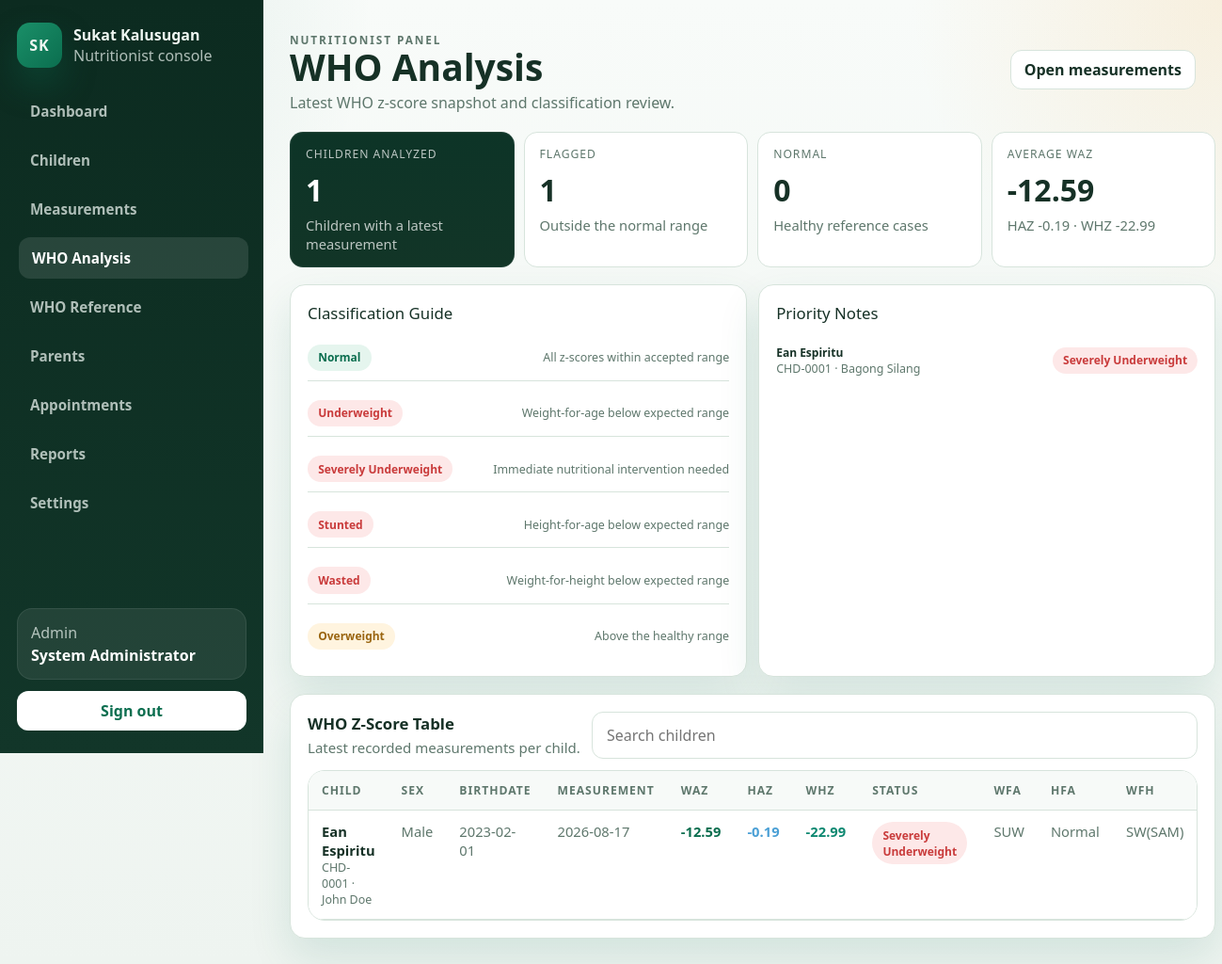
The app's page /nutritionist/who_analysis.php (signed in), older data.
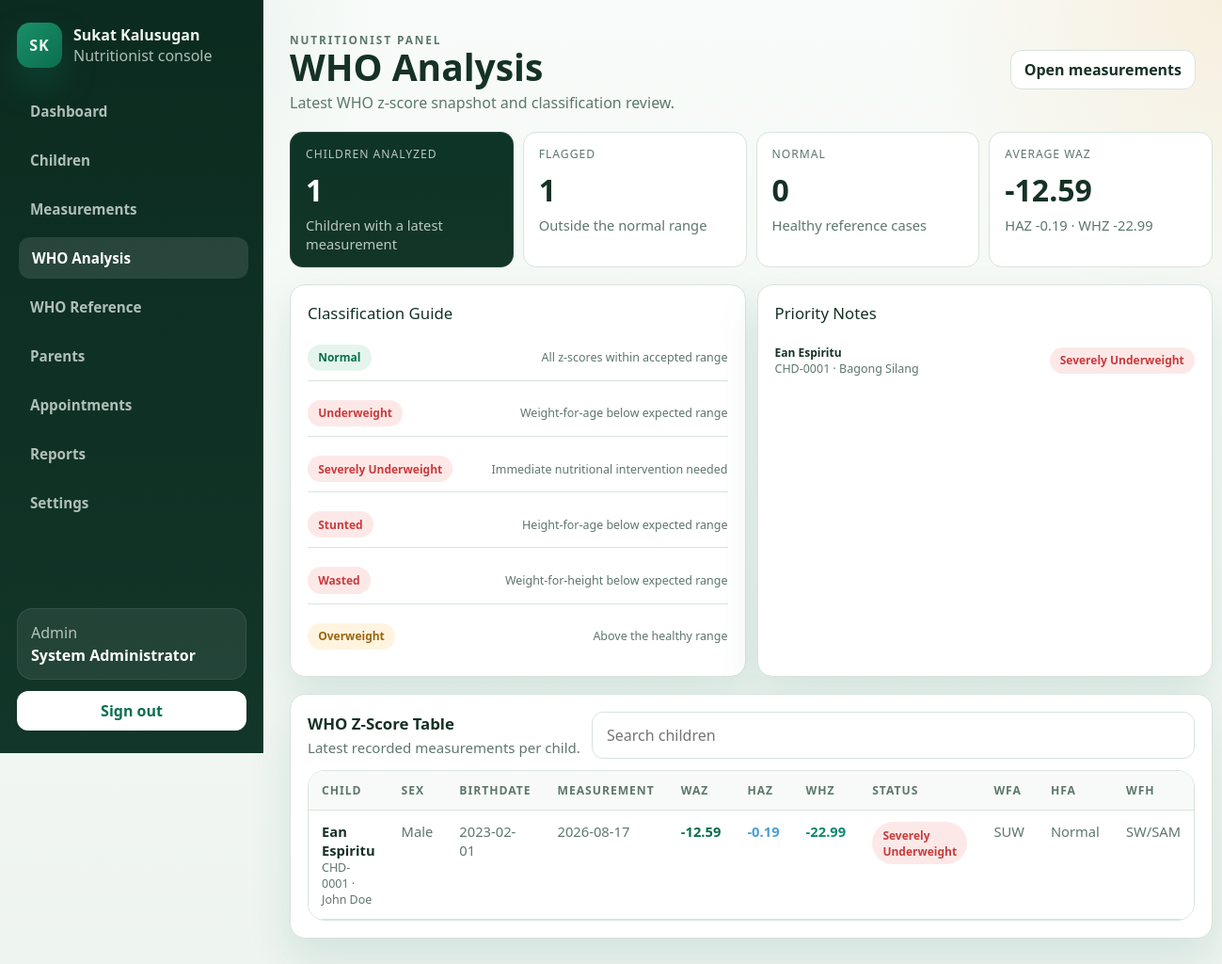
The same page, newer data.
### tables this page shows
CREATE TABLE `children` (
  `id` int(10) UNSIGNED NOT NULL,
  `child_code` varchar(20) NOT NULL,
  `first_name` varchar(100) NOT NULL,
  `last_name` varchar(100) NOT NULL,
  `birthdate` date NOT NULL,
  `sex` enum('Male','Female') NOT NULL,
  `barangay_id` int(10) UNSIGNED DEFAULT NULL,
  `address` varchar(255) DEFAULT NULL,
  `purok` varchar(150) DEFAULT NULL,
  `is_ip` tinyint(1) NOT NULL DEFAULT 0,
  `has_disability` tinyint(1) NOT NULL DEFAULT 0,
  `parent_id` int(10) UNSIGNED NOT NULL,
  `created_at` timestamp NOT NULL DEFAULT current_timestamp(),
  `updated_at` timestamp NOT NULL DEFAULT current_timestamp() ON UPDATE current_timestamp()
);

CREATE TABLE `measurements` (
  `id` int(10) UNSIGNED NOT NULL,
  `child_id` int(10) UNSIGNED NOT NULL,
  `height_cm` decimal(5,2) NOT NULL,
  `weight_kg` decimal(5,3) NOT NULL,
  `age_months` int(10) UNSIGNED NOT NULL,
  `measurement_date` date NOT NULL,
  `source_type` enum('kiosk','manual','mobile') NOT NULL DEFAULT 'kiosk',
  `waz` decimal(5,2) DEFAULT NULL,
  `haz` decimal(5,2) DEFAULT NULL,
  `whz` decimal(5,2) DEFAULT NULL,
  `nutritional_status` enum('Normal','Underweight','Severely Underweight','Stunted','Wasted','Overweight') DEFAULT NULL,
  `wfa_status` enum('SUW','MUW','Normal') DEFAULT NULL,
  `hfa_status` enum('SSt','MSt','Normal','Tall') DEFAULT NULL,
  `wfh_status` enum('SW/SAM','MW/MAM','Normal','OW','Ob') DEFAULT NULL,
  `device_id` int(10) UNSIGNED DEFAULT NULL,
  `recorded_by` int(10) UNSIGNED DEFAULT NULL,
  `created_at` timestamp NOT NULL DEFAULT current_timestamp()
);

CREATE TABLE `barangays` (
  `id` int(10) UNSIGNED NOT NULL,
  `name` varchar(100) NOT NULL,
  `city_municipality` varchar(150) DEFAULT NULL,
  `status` enum('active','inactive') NOT NULL DEFAULT 'active',
  `created_at` timestamp NOT NULL DEFAULT current_timestamp(),
  `updated_at` timestamp NOT NULL DEFAULT current_timestamp() ON UPDATE current_timestamp()
);

CREATE TABLE `parents` (
  `id` int(10) UNSIGNED NOT NULL,
  `name` varchar(150) NOT NULL,
  `email` varchar(150) NOT NULL,
  `password_hash` varchar(255) NOT NULL,
  `parent_type` enum('Father','Mother','Guardian','Grandparent','Other') NOT NULL DEFAULT 'Guardian',
  `phone` varchar(30) DEFAULT NULL,
  `address` varchar(255) DEFAULT NULL,
  `barangay_id` int(10) UNSIGNED DEFAULT NULL,
  `status` enum('active','inactive') NOT NULL DEFAULT 'active',
  `created_at` timestamp NOT NULL DEFAULT current_timestamp(),
  `updated_at` timestamp NOT NULL DEFAULT current_timestamp() ON UPDATE current_timestamp()
);

### public_html/includes/admin_helpers.php (called while the page is built, shortened)
<?php
function admin_e(string $value): string
{
    return htmlspecialchars($value, ENT_QUOTES, 'UTF-8');
}
function admin_bind_params(mysqli_stmt $stmt, string $types, array &$params): void
{
    if ($types === '' || $params === []) {
        return;
    }
}
function admin_fetch_all(string $sql, string $types = '', array $params = []): array
{
    $conn = get_db_connection();
    $stmt = mysqli_prepare($conn, $sql);
    admin_bind_params($stmt, $types, $params);
    if (!mysqli_stmt_execute($stmt)) {
        error_log('[SukatKalusugan] admin_fetch_all execute failed: ' . mysqli_stmt_error($stmt) . ' | SQL: ' . $sql);
        mysqli_stmt_close($stmt);
        return [];
    }
    $result = mysqli_stmt_get_result($stmt);
    $rows = [];
    if ($result instanceof mysqli_result) {
        while ($row = mysqli_fetch_assoc($result)) {
            $rows[] = $row;
        }
    }
    return $rows;
}

### public_html/nutritionist/who_analysis.php (the view, shortened to what the rows shown need)
<?php
require_once __DIR__ . '/../includes/nutritionist_helpers.php';
$user = nutritionist_require_access();
$params = [];
$scope = nutritionist_scope_fragment($user, 'c.barangay_id', $params);
$rows = admin_fetch_all(
	"SELECT
		c.id AS child_id,
		c.child_code,
		c.first_name,
		c.last_name,
		c.sex,
		bg.name AS barangay,
		c.birthdate,
		p.name AS parent_name,
		lm.measurement_date,
		lm.height_cm,
		lm.weight_kg,
		lm.waz,
		lm.haz,
		lm.whz,
		lm.nutritional_status,
		lm.wfa_status,
		lm.hfa_status,
		lm.wfh_status
	 FROM children c
	 INNER JOIN parents p ON p.id = c.parent_id
	 LEFT JOIN barangays bg ON bg.id = c.barangay_id
	 LEFT JOIN measurements lm ON lm.id = (
		SELECT m.id
		FROM measurements m
		WHERE m.child_id = c.id
		ORDER BY m.measurement_date DESC, m.id DESC
		LIMIT 1
	 )
	 WHERE {$scope}
	 ORDER BY c.last_name ASC, c.first_name ASC",
	str_repeat('i', count($params)),
	$params
);
$analyzed = array_values(array_filter($rows, static fn(array $row): bool => $row['measurement_date'] !== null));
$flagged = array_values(array_filter($rows, static fn(array $row): bool => !in_array((string)($row['nutritional_status'] ?? 'Pending'), ['Normal', 'Overweight'], true)));
$normal = array_values(array_filter($rows, static fn(array $row): bool => (string)($row['nutritional_status'] ?? '') === 'Normal'));
?>
<section class="nutritionist-stat-grid">
	<article class="nutritionist-stat-card is-featured">
		<div class="nutritionist-stat-label">Children Analyzed</div>
		<div class="admin-stat-value"><?php echo count($analyzed); ?></div>
		<div class="admin-stat-note">Children with a latest measurement</div>
	</article>
	<article class="nutritionist-stat-card">
		<div class="nutritionist-stat-label">Flagged</div>
		<div class="admin-stat-value"><?php echo count($flagged); ?></div>
		<div class="admin-stat-note">Outside the normal range</div>
	</article>
	<article class="nutritionist-stat-card">
		<div class="nutritionist-stat-label">Normal</div>
		<div class="admin-stat-value"><?php echo count($normal); ?></div>
		<div class="admin-stat-note">Healthy reference cases</div>
	</article>
</section>
<section class="nutritionist-panel-grid is-balanced">
	<article class="nutritionist-panel">
		<?php foreach (array_slice($flagged, 0, 4) as $row): ?>
			<div class="admin-list-item" style="padding:10px 0;">
				<div>
					<div style="font-size:12px;font-weight:600;color:var(--admin-text);"><?php echo nutritionist_e($row['first_name'] . ' ' . $row['last_name']); ?></div>
					<div class="admin-mini"><?php echo nutritionist_e((string)$row['child_code']); ?> · <?php echo nutritionist_e((string)$row['barangay']); ?></div>
				</div>
				<span class="admin-pill <?php echo nutritionist_status_class((string)$row['nutritional_status']); ?>"><?php echo nutritionist_e((string)$row['nutritional_status']); ?></span>
			</div>
		<?php endforeach; ?>
	</article>
</section>
<section class="nutritionist-panel">
	<div class="nutritionist-table-head" style="margin-bottom:12px;">
		<div>
			<h2 class="admin-section-title" style="margin-bottom:2px;">WHO Z-Score Table</h2>
		</div>
	</div>
	<div class="nutritionist-table-wrap">
		<table class="nutritionist-table" id="who-table">
			<thead>
				<tr>
					<th>Child</th>
					<th>Sex</th>
					<th>Birthdate</th>
					<th>Measurement</th>
					<th>WAZ</th>
					<th>HAZ</th>
					<th>WHZ</th>
					<th>Status</th>
					<th>WFA</th>
					<th>HFA</th>
					<th>WFH</th>
				</tr>
			</thead>
			<tbody>
				<?php foreach ($rows as $row): ?>
					<tr data-filter-text="<?php echo nutritionist_e(strtolower($row['first_name'] . ' ' . $row['last_name'] . ' ' . $row['child_code'] . ' ' . (string)($row['barangay'] ?? '') . ' ' . ($row['nutritional_status'] ?? ''))); ?>">
						<td>
							<div style="font-weight:600;color:var(--admin-text);"><?php echo nutritionist_e($row['first_name'] . ' ' . $row['last_name']); ?></div>
							<div class="admin-mini"><?php echo nutritionist_e((string)$row['child_code']); ?> · <?php echo nutritionist_e((string)$row['parent_name']); ?></div>
						</td>
						<td style="color:var(--admin-muted);"><?php echo nutritionist_e((string)$row['sex']); ?></td>
						<td style="color:var(--admin-muted);"><?php echo nutritionist_e((string)$row['birthdate']); ?></td>
						<td style="color:var(--admin-muted);"><?php echo nutritionist_e((string)($row['measurement_date'] ?? 'n/a')); ?></td>
						<td style="color:var(--admin-primary);font-weight:600;"><?php echo isset($row['waz']) ? ((float)$row['waz'] > 0 ? '+' : '') . nutritionist_e((string)$row['waz']) : 'n/a'; ?></td>
						<td style="color:#4a9fd5;font-weight:600;"><?php echo isset($row['haz']) ? ((float)$row['haz'] > 0 ? '+' : '') . nutritionist_e((string)$row['haz']) : 'n/a'; ?></td>
						<td style="color:#0d8871;font-weight:600;"><?php echo isset($row['whz']) ? ((float)$row['whz'] > 0 ? '+' : '') . nutritionist_e((string)$row['whz']) : 'n/a'; ?></td>
						<td><span class="admin-pill <?php echo nutritionist_status_class((string)($row['nutritional_status'] ?? 'Pending')); ?>"><?php echo nutritionist_e((string)($row['nutritional_status'] ?? 'Pending')); ?></span></td>
					<td style="color:var(--admin-muted);"><?php echo nutritionist_e((string)($row['wfa_status'] ?? '—')); ?></td>
					<td style="color:var(--admin-muted);"><?php echo nutritionist_e((string)($row['hfa_status'] ?? '—')); ?></td>
					<td style="color:var(--admin-muted);"><?php echo nutritionist_e((string)($row['wfh_status'] ?? '—')); ?></td>
					</tr>
				<?php endforeach; ?>
			</tbody>
		</table>
	</div>
</section>

Row changes from the older to the newer data that the page shows:
changed through a linked row, children "Ean Espiritu": measurements.wfh_status "SW(SAM)" → "SW/SAM"
